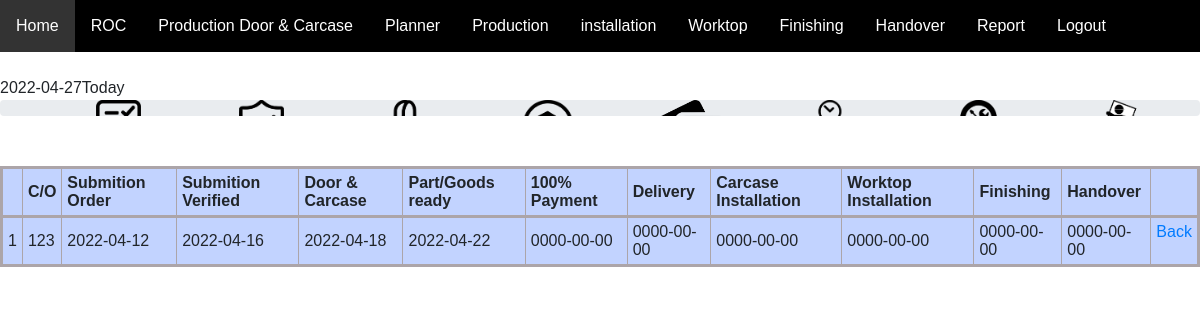
Screenshot of /ifkitchen/view.php?idprogress=1 with the database file from the repository.
### tables this page shows
CREATE TABLE `progress` (
  `idprogress` int(10) NOT NULL,
  `customerno` text NOT NULL,
  `sorder` date NOT NULL,
  `sverify` date NOT NULL,
  `door_carcase` date NOT NULL,
  `part_goods` date NOT NULL,
  `payment` date NOT NULL,
  `delivery` date NOT NULL,
  `carcase_installation` date NOT NULL,
  `worktop_installation` date NOT NULL,
  `finishing` date NOT NULL,
  `handover` date NOT NULL
);

### ifkitchen/view.php (the view, shortened to what this page needs)
<?php
    $conn = mysqli_connect('localhost', 'root', '', 'ifkitchendb');
if (isset($_GET['idprogress'])) {
    $idprogress = $_GET['idprogress'];
    $query = mysqli_query($conn,"select * from progress where idprogress=$idprogress");
    while ($row = mysqli_fetch_array($query)){
$i = 1;
?>
<?php
include('navbar.php');
?>
<html>
<head>
      <link rel="stylesheet" type="text/css" href="style.css">
      <link rel="stylesheet" type="text/css" href="progress.css">
      <link rel="stylesheet"  href="https://stackpath.bootstrapcdn.com/font-awesome/4.7.0/css/font-awesome.min.css">
    </head>
<body>
        <?php
            $sorder = new DateTime();
            echo $sorder->format('Y-m-d');
            $today = date("Y-m-d");
            $suborder = $row['sorder'];
            if($today >= $suborder){
                echo "Today";
            }else if($suborder < $today){
                echo "Before Days";
            }else if($suborder > $today){
                echo "After days";
            }else{
                echo "No data";
            }
            ?>
<div class="progress">
                <ul class="probar">
            <li>
                <img src="submitorder.png" ><br>
            </li>
            <li>
                <img src="verify.png"><br>
            </li>
            <li>
                <img src="door.png"><br>
            </li>
            <li>
                <img src="goods.png"><br>
            </li>
            <li>
                <img src="payment.png"><br>
            </li>
            <li>
                <img src="delivery.png"><br>
            </li>
            <li>
                <img src="carcaseinstallation.png"><br>
            </li>
            <li>
                <img src="worktop.png"><br>
            </li>
        </ul>
    </div>
    <table border="1" cellpadding="5" align="center">
               <tr>
                    <th><b></b></th>
                    <th><b>C/O</b></th>
                    <th><b>Submition Order</b></th>
                    <th><b>Submition Verified</b></th>
                    <th><b>Door & Carcase </b></th>
                    <th><b>Part/Goods ready</b></th>
                    <th><b>100% Payment</b></th>
                    <th><b>Delivery</b></th>
                    <th><b>Carcase Installation</b></th>
                    <th><b>Worktop Installation</b></th>
                    <th><b>Finishing</b></th>
                    <th><b>Handover</b></th>
                    <th><b></b></th>
               </tr>
		  <tbody>
		  <tr>
		  <td><?php echo $i++ ?></td>
          <td><?php echo $row['customerno'];?></td>
		  <td><?php echo $row['sorder'];?></td>
		  <td><?php echo $row['sverify'];?></td>
		  <td><?php echo $row['door_carcase'];?></td>
		  <td><?php echo $row['part_goods'];?></td>
          <td><?php echo $row['payment'];?></td>
          <td><?php echo $row['delivery'];?></td>
          <td><?php echo $row['carcase_installation'];?></td>
          <td><?php echo $row['worktop_installation'];?></td>
          <td><?php echo $row['finishing'];?></td>
          <td><?php echo $row['handover'];?></td>
		  <td>
                <a href= "report.php?userid=<?php echo $row['idprogress'];?>">Back</a>
                <br><br>
		  </td>
        </tr>
		</tbody>
        <?php
         }}   ?>
	</table>
</body>
</html>

### ifkitchen/navbar.php (shortened to what this page needs)
<html>
	<head>
		<link href="css/bootstrap.min.css" rel="stylesheet">
	</head>
	<body>
		<ul class="topnav">
			<li><a class="active"href="homepage.php">Home</a></li>
			<li><a href="adminroc.php">ROC</a></li>
			<li><a href="adminproductiondoor.php">Production Door & Carcase</a></li>
			<li><a href="">Planner</a></li>
			<li><a href="">Production</a></li>
			<li><a href="">installation</a></li>
			<li><a href="">Worktop</a></li>
			<li><a href="">Finishing</a></li>
			<li><a href="">Handover</a></li>
			<li><a href="report.php">Report</a></li>
			<li><a href="login.php">Logout</a></li>
		</ul>
		<br>
		</body>
</html>

### ifkitchen/style.css (style rules this page uses)
table { border: black; border-collapse: collapse; margin:10px; margin-top:50px; margin-left: auto; margin-right: auto; }
Body { font-family: Calibri, Helvetica, sans-serif; }
tr { border: 3px solid #aca5a9; background-color: rgba(174, 196, 255, 0.747); padding: 10px; }

### ifkitchen/progress.css (style rules this page uses)
.progress { margin: 0px auto; }
.progress img { height: 50px; margin-bottom: 40px; }
ul.probar { text-align: center; }
ul.probar li { display: inline-block; width: 140px; position: relative; }

### ifkitchen/navbar.php (style rules this page uses)
html { font-family: Arial; display: inline-block; margin: 0px auto; text-align: left; }
ul.topnav { list-style-type: none; margin: auto; padding: 0; overflow: hidden; background-color:black; width: 100%; }
ul.topnav li { float: left; }
ul.topnav li a { display: block; color: white; text-align: center; padding: 14px 16px; text-decoration: none; }
ul.topnav li a.active { background-color: #333; }

### rows the page displays
progress: format "2022-04-27", shows "Today", customerno "123", sorder "2022-04-12", sverify "2022-04-16", door_carcase "2022-04-18", part_goods "2022-04-22", payment "0000-00-00", delivery "0000-00-00", carcase_installation "0000-00-00", worktop_installation "0000-00-00", finishing "0000-00-00", handover "0000-00-00"
